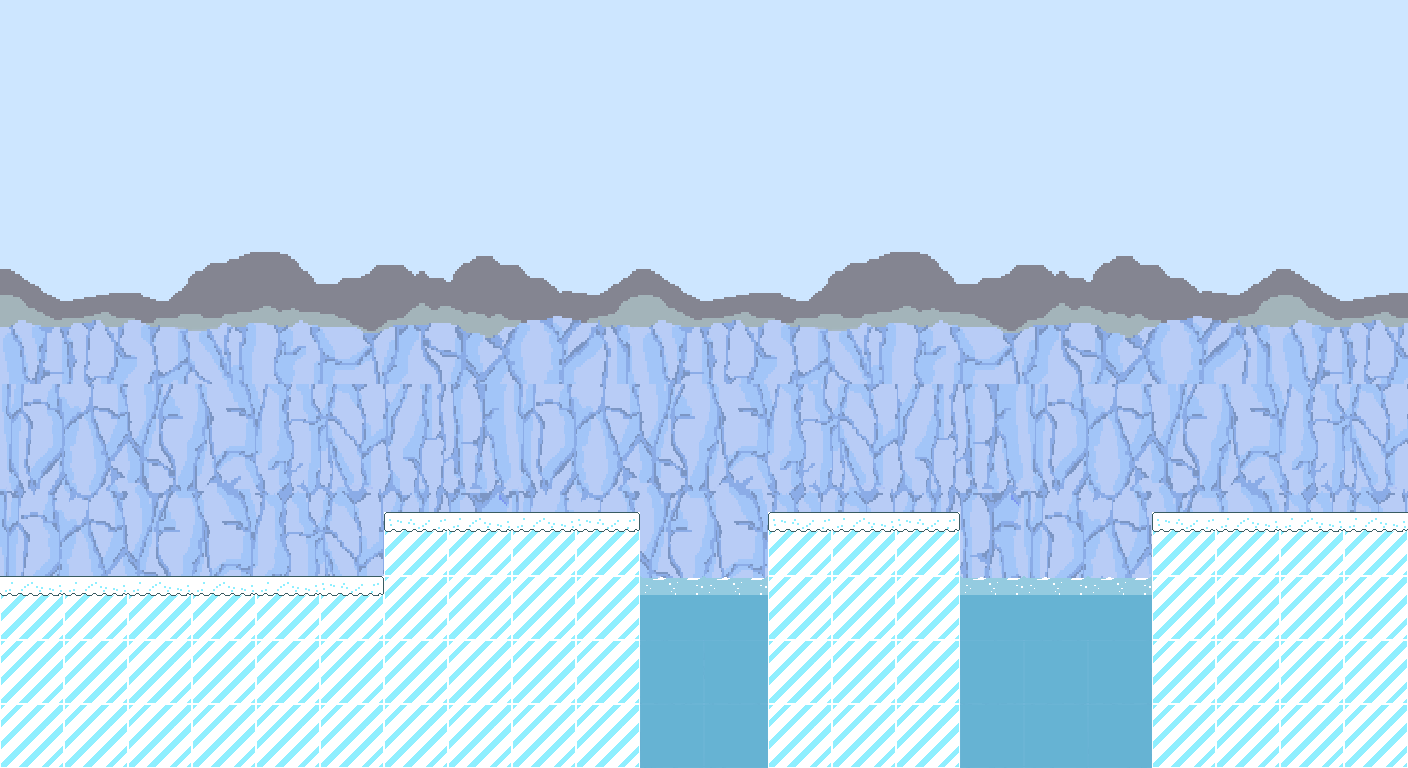

The image is a tile-based game level rendered from a .tmx file. Its description and source (layers, tilesets, objects; grid data summarised) follow:
An orthogonal 22x12 tile map with 64x64 px tiles, 3 tile layers (Background, Terrain, Death), 7 tilesets and 20 objects.

<map version="1.0" orientation="orthogonal" renderorder="right-down" width="22" height="12" tilewidth="64" tileheight="64">
 <tileset firstgid="1" name="Sprite Sheet Terrain 64x64 squared" tilewidth="64" tileheight="64">
  <image source="../../../_Spreadsheets/Terrain/Sprite Sheet Terrain 64x64 squared.png" width="256" height="256" />
 </tileset>
 <tileset firstgid="17" name="64px-Background-Pastel02" tilewidth="64" tileheight="64">
  <image source="../../../_Spreadsheets/Backgrounds/64px-Background-Pastel02.png" width="512" height="320" />
 </tileset>
 <tileset firstgid="57" name="Iglo" tilewidth="200" tileheight="150">
  <image source="../../../_Spreadsheets/Iglo.png" width="200" height="150" />
 </tileset>
 <tileset firstgid="58" name="Sneeuwvlok-big-spreadsheet" tilewidth="50" tileheight="50">
  <image source="../../../_Spreadsheets/Items/Sneeuwvlok-big-spreadsheet.png" width="100" height="50" />
 </tileset>
 <tileset firstgid="60" name="Sneeuwvlok-spreadsheet" tilewidth="25" tileheight="25">
  <image source="../../../_Spreadsheets/Items/Sneeuwvlok-spreadsheet.png" width="50" height="25" />
 </tileset>
 <tileset firstgid="62" name="64px-Background-Underground" tilewidth="64" tileheight="64">
  <image source="../../../_Spreadsheets/Backgrounds/64px-Background-Underground.png" width="512" height="320" />
 </tileset>
 <tileset firstgid="102" name="Background01" tilewidth="64" tileheight="64">
  <image source="../../../_Spreadsheets/Backgrounds/Background01.png" width="640" height="320" />
 </tileset>
 <layer name="Background" width="22" height="12">
  <data>[264 cells, 264 non-empty, 80 distinct tile ids]</data>
 </layer>
 <layer name="Terrain" width="22" height="12">
  <properties>
   <property name="Hard" value="true" />
  </properties>
  <data>[264 cells, 62 non-empty, 4 distinct tile ids]</data>
 </layer>
 <layer name="Death" width="22" height="12">
  <properties>
   <property name="death" value="true" />
  </properties>
  <data>[264 cells, 15 non-empty, 2 distinct tile ids]</data>
 </layer>
 <objectgroup name="Iglo">
  <object gid="57" x="1216" y="513.667" />
 </objectgroup>
 <objectgroup name="Points">
  <object gid="60" x="80" y="557.333" />
  <object gid="60" x="144" y="557.333" />
  <object gid="60" x="209.333" y="554.667" />
  <object gid="60" x="272" y="556" />
  <object gid="60" x="328" y="484" />
  <object gid="60" x="406.667" y="481.333" />
  <object gid="60" x="468" y="481.333" />
  <object gid="60" x="528" y="484" />
  <object gid="60" x="592" y="484" />
  <object gid="58" x="648.333" y="495.667" />
  <object gid="58" x="711" y="497" />
  <object gid="58" x="967" y="494.333" />
  <object gid="58" x="1032.33" y="494.333" />
  <object gid="58" x="1095" y="498.333" />
  <object gid="58" x="840.333" y="442.333" />
  <object gid="60" x="788" y="488" />
  <object gid="60" x="853.333" y="486.667" />
  <object gid="60" x="917.333" y="488" />
  <object gid="58" x="131" y="498.333" />
 </objectgroup>
</map>